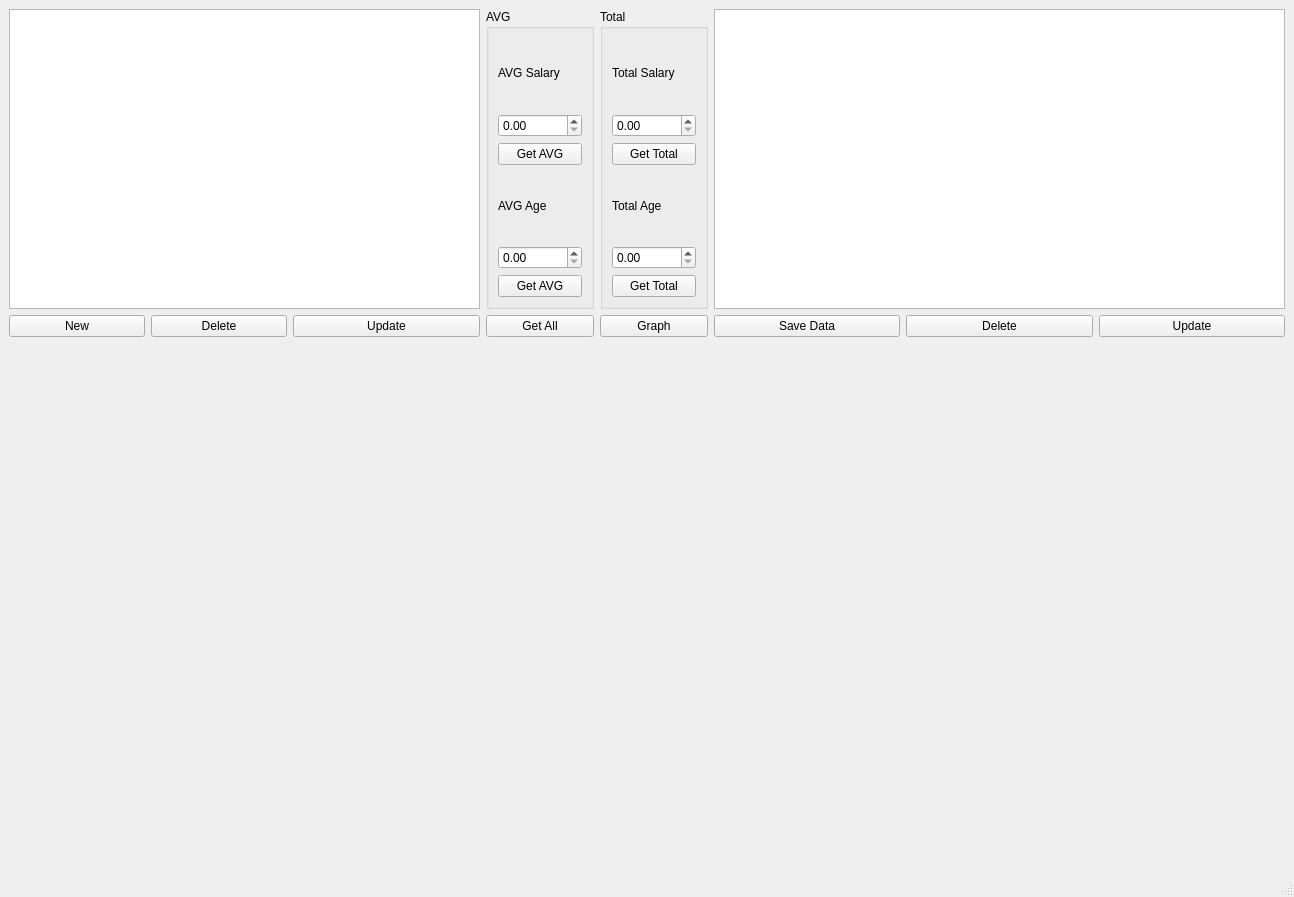
<?xml version="1.0" encoding="UTF-8"?>
<ui version="4.0">
 <class>MainWindow</class>
 <widget class="QMainWindow" name="MainWindow">
  <property name="geometry">
   <rect>
    <x>0</x>
    <y>0</y>
    <width>1294</width>
    <height>897</height>
   </rect>
  </property>
  <property name="windowTitle">
   <string>MainWindow</string>
  </property>
  <widget class="QWidget" name="centralwidget">
   <layout class="QGridLayout" name="gridLayout">
    <item row="0" column="3">
     <widget class="QGroupBox" name="groupBox">
      <property name="sizePolicy">
       <sizepolicy hsizetype="Fixed" vsizetype="Preferred">
        <horstretch>0</horstretch>
        <verstretch>0</verstretch>
       </sizepolicy>
      </property>
      <property name="title">
       <string>AVG</string>
      </property>
      <layout class="QGridLayout" name="gridLayout_2">
       <item row="0" column="0">
        <widget class="QLabel" name="label_2">
         <property name="text">
          <string>AVG Salary</string>
         </property>
        </widget>
       </item>
       <item row="1" column="0">
        <widget class="QDoubleSpinBox" name="Salary_box">
         <property name="maximum">
          <double>100000000000000000.000000000000000</double>
         </property>
        </widget>
       </item>
       <item row="2" column="0">
        <widget class="QPushButton" name="Sallary_Button">
         <property name="text">
          <string>Get AVG</string>
         </property>
        </widget>
       </item>
       <item row="3" column="0">
        <widget class="QLabel" name="label">
         <property name="text">
          <string>AVG Age</string>
         </property>
        </widget>
       </item>
       <item row="4" column="0">
        <widget class="QDoubleSpinBox" name="Age_box">
         <property name="maximum">
          <double>999999.000000000000000</double>
         </property>
        </widget>
       </item>
       <item row="5" column="0">
        <widget class="QPushButton" name="Age_button">
         <property name="text">
          <string>Get AVG</string>
         </property>
        </widget>
       </item>
      </layout>
     </widget>
    </item>
    <item row="1" column="5">
     <widget class="QPushButton" name="Save_button">
      <property name="text">
       <string>Save Data</string>
      </property>
     </widget>
    </item>
    <item row="1" column="0">
     <widget class="QPushButton" name="New_button">
      <property name="text">
       <string>New</string>
      </property>
     </widget>
    </item>
    <item row="0" column="5" colspan="3">
     <widget class="QTableView" name="Company_table">
      <property name="sizePolicy">
       <sizepolicy hsizetype="MinimumExpanding" vsizetype="MinimumExpanding">
        <horstretch>1</horstretch>
        <verstretch>1</verstretch>
       </sizepolicy>
      </property>
      <property name="minimumSize">
       <size>
        <width>520</width>
        <height>0</height>
       </size>
      </property>
     </widget>
    </item>
    <item row="0" column="0" colspan="3">
     <widget class="QTableView" name="tableView">
      <property name="sizePolicy">
       <sizepolicy hsizetype="Preferred" vsizetype="Minimum">
        <horstretch>0</horstretch>
        <verstretch>1</verstretch>
       </sizepolicy>
      </property>
      <property name="minimumSize">
       <size>
        <width>420</width>
        <height>300</height>
       </size>
      </property>
     </widget>
    </item>
    <item row="1" column="2">
     <widget class="QPushButton" name="Update_button">
      <property name="text">
       <string>Update</string>
      </property>
     </widget>
    </item>
    <item row="0" column="4">
     <widget class="QGroupBox" name="groupBox_2">
      <property name="sizePolicy">
       <sizepolicy hsizetype="Fixed" vsizetype="Minimum">
        <horstretch>0</horstretch>
        <verstretch>0</verstretch>
       </sizepolicy>
      </property>
      <property name="title">
       <string>Total</string>
      </property>
      <layout class="QGridLayout" name="gridLayout_3">
       <item row="0" column="0">
        <widget class="QLabel" name="label_3">
         <property name="text">
          <string>Total Salary</string>
         </property>
        </widget>
       </item>
       <item row="1" column="0">
        <widget class="QDoubleSpinBox" name="Salary_totalBox">
         <property name="maximum">
          <double>100000000000000000.000000000000000</double>
         </property>
        </widget>
       </item>
       <item row="2" column="0">
        <widget class="QPushButton" name="Sallary_totalButton">
         <property name="text">
          <string>Get Total</string>
         </property>
        </widget>
       </item>
       <item row="3" column="0">
        <widget class="QLabel" name="label_4">
         <property name="text">
          <string>Total Age</string>
         </property>
        </widget>
       </item>
       <item row="4" column="0">
        <widget class="QDoubleSpinBox" name="Age_totalBox">
         <property name="maximum">
          <double>99999999999.000000000000000</double>
         </property>
        </widget>
       </item>
       <item row="5" column="0">
        <widget class="QPushButton" name="Age_totalButton">
         <property name="text">
          <string>Get Total</string>
         </property>
        </widget>
       </item>
      </layout>
     </widget>
    </item>
    <item row="1" column="6">
     <widget class="QPushButton" name="Delete_totalButton">
      <property name="text">
       <string>Delete</string>
      </property>
     </widget>
    </item>
    <item row="1" column="1">
     <widget class="QPushButton" name="Delete_button">
      <property name="text">
       <string>Delete</string>
      </property>
     </widget>
    </item>
    <item row="1" column="4">
     <widget class="QPushButton" name="Graph_button">
      <property name="text">
       <string>Graph</string>
      </property>
     </widget>
    </item>
    <item row="1" column="7">
     <widget class="QPushButton" name="Update_totalButton">
      <property name="text">
       <string>Update</string>
      </property>
     </widget>
    </item>
    <item row="1" column="3">
     <widget class="QPushButton" name="All_button">
      <property name="text">
       <string>Get All</string>
      </property>
     </widget>
    </item>
    <item row="2" column="2" rowspan="2" colspan="4">
     <widget class="QFrame" name="horizontalFrame2">
      <property name="sizePolicy">
       <sizepolicy hsizetype="Preferred" vsizetype="Preferred">
        <horstretch>1</horstretch>
        <verstretch>1</verstretch>
       </sizepolicy>
      </property>
      <property name="minimumSize">
       <size>
        <width>0</width>
        <height>500</height>
       </size>
      </property>
      <layout class="QHBoxLayout" name="horizontalLayout_2"/>
     </widget>
    </item>
   </layout>
  </widget>
  <widget class="QMenuBar" name="menubar">
   <property name="geometry">
    <rect>
     <x>0</x>
     <y>0</y>
     <width>1294</width>
     <height>21</height>
    </rect>
   </property>
  </widget>
  <widget class="QStatusBar" name="statusbar"/>
 </widget>
 <resources/>
 <connections/>
</ui>
